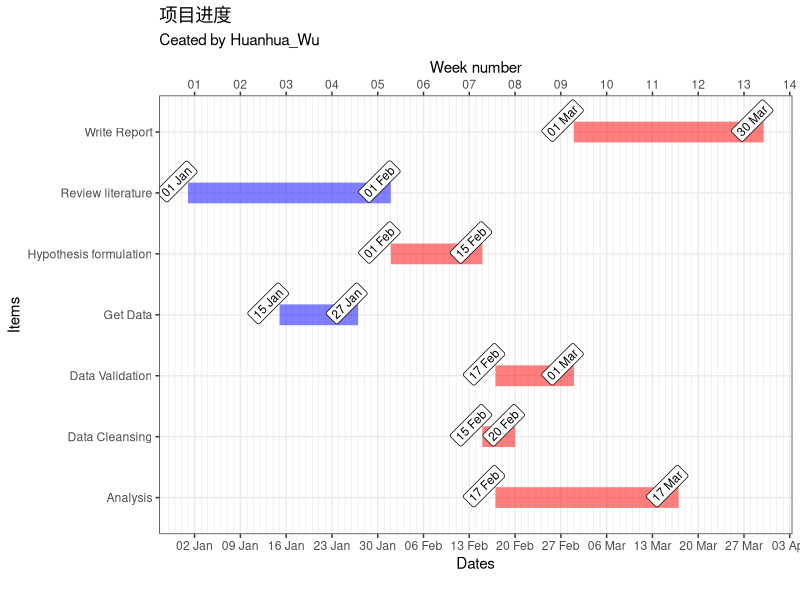
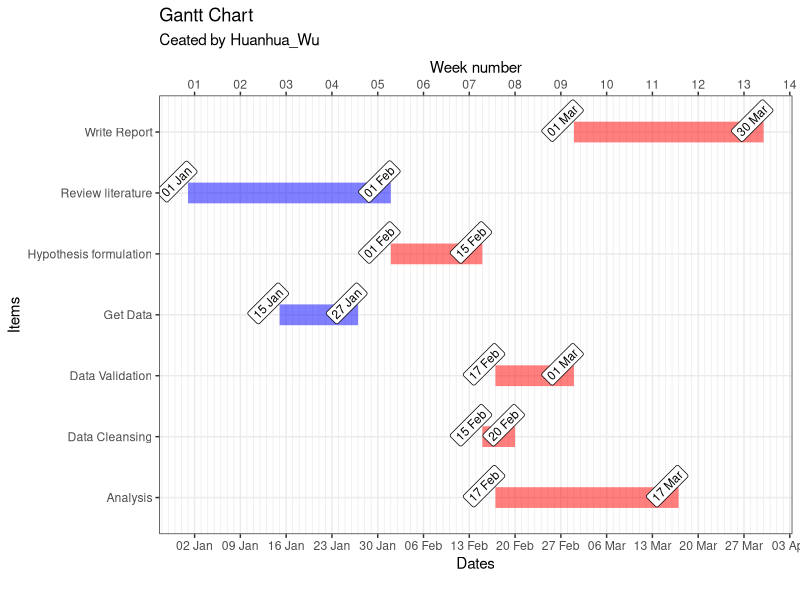
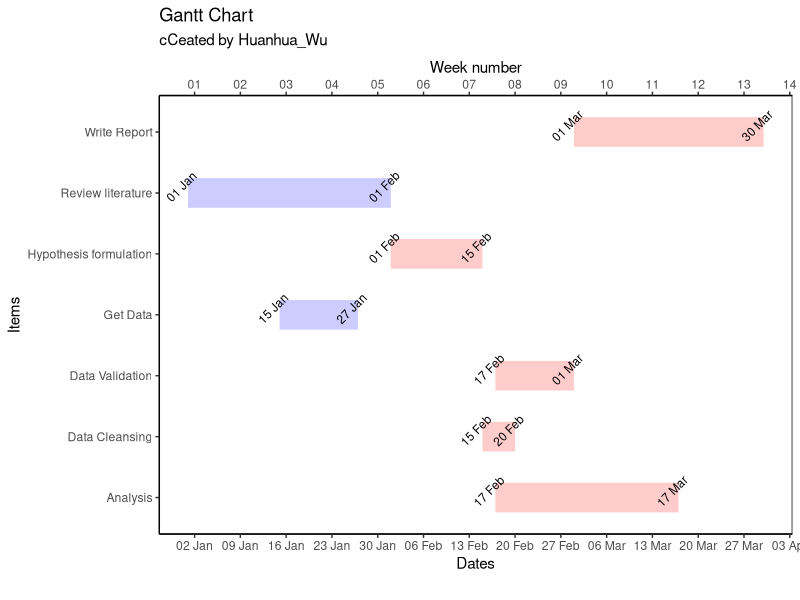
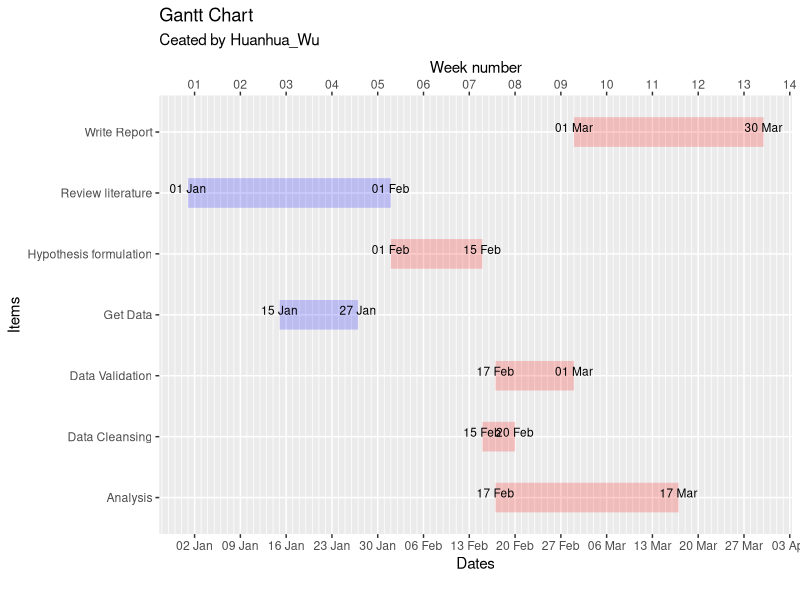

Write R code to recreate these figures, in order. (Note: this script raises an error after producing the figures.)
# [create beautiful GANTT Chart in R with progress tracking.](https://www.youtube.com/watch?v=evHOtG0wDIs)
# https://rpubs.com/techanswers88/gantt-chart-in-r
# Packages used
# GGPLOT GANTT CHART
library(ggplot2)
library(tidyr)
library(lubridate)

# Prepare the data
# url is the location of your computer eg. c:\\tmp\\yourdata.csv"
# df <- read.csv("e:\\tmp\\ProjectSchedule.csv")
df <- data.frame(
  Stage = c(
    "Review literature", "Hypothesis formulation",
    "Get Data", "Data Cleansing",
    "Data Validation", "Analysis",
    "Write Report"
  ),
  Start = c(
    "2023-01-01", "2023-02-01",
    "2023-01-15", "2023-02-15",
    "2023-02-17", "2023-02-17",
    "2023-03-01"
  ),
  End = c(
    "2023-02-01", "2023-02-15",
    "2023-01-27", "2023-02-20",
    "2023-03-01", "2023-03-17",
    "2023-03-30"
  ),
  Complete = c(TRUE, FALSE, TRUE, FALSE, FALSE, FALSE, FALSE)
)
df$Start <- ymd(df$Start)
df$End <- ymd(df$End)
df.melt <- df %>%
  tidyr::pivot_longer(col = c(Start, End))

today <- as.Date("2022-12-25")
# For live tracking you can use the current date using Sys.Date as shown below
# today <- Sys.Date()

# First Chart
pl <- ggplot(df.melt, aes(x = value, y = Stage, colour = Complete))
pl <- pl + geom_line(alpha = 0.5, size = 7)
pl <- pl + geom_label(aes(label = format(value, "%d %b")), vjust = -0.5, angle = 45, size = 3, color = "black")
pl <- pl + theme_bw()
pl <- pl + geom_vline(xintercept = today, color = "grey", size = 2, alpha = 0.5)
pl <- pl + labs(title = "项目进度")
pl <- pl + labs(subtitle = "Ceated by Huanhua_Wu")
pl <- pl + labs(caption = "")
pl <- pl + labs(x = "Date")
pl <- pl + labs(y = "Items")
pl <- pl + scale_color_manual(values = c("red", "blue"))
pl <- pl + theme(legend.position = "none")
pl <- pl + scale_x_date(
  name = "Dates",
  date_labels = "%d %b",
  date_breaks = "1 week",
  minor_breaks = "1 day",
  sec.axis = dup_axis(name = "Week number", labels = scales::date_format("%W"))
)
pl

# Second Chart
pl <- ggplot(df.melt, aes(x = value, y = Stage, colour = Complete))
pl <- pl + geom_line(alpha = 0.5, size = 7)
pl <- pl + geom_label(aes(label = format(value, "%d %b")), vjust = -0.5, angle = 45, size = 3, color = "black")
pl <- pl + theme_bw()
pl <- pl + geom_vline(xintercept = today, color = "grey", size = 2, alpha = 0.5)
pl <- pl + labs(title = "Gantt Chart")
pl <- pl + labs(subtitle = "Ceated by Huanhua_Wu")
pl <- pl + labs(caption = "")
pl <- pl + labs(x = "Date")
pl <- pl + labs(y = "Items")
pl <- pl + scale_color_manual(values = c("red", "blue"))
pl <- pl + theme(legend.position = "none")
pl <- pl + scale_x_date(
  name = "Dates",
  date_labels = "%d %b",
  date_breaks = "1 week",
  minor_breaks = "1 day",
  sec.axis = dup_axis(name = "Week number", labels = scales::date_format("%W"))
)
pl

# Third Chart
pl <- ggplot(df.melt, aes(x = value, y = Stage, colour = Complete))
pl <- pl + geom_line(alpha = 0.2, size = 10)
pl <- pl + geom_text(aes(label = format(value, "%d %b")), vjust = -0.5, angle = 45, size = 3, color = "black")
pl <- pl + theme_classic()
pl <- pl + geom_vline(xintercept = today, color = "red", size = 2, alpha = 0.5)
pl <- pl + labs(title = "Gantt Chart")
pl <- pl + labs(subtitle = "cCeated by Huanhua_Wu")
pl <- pl + labs(caption = "")
pl <- pl + labs(x = "Date")
pl <- pl + labs(y = "Items")
pl <- pl + scale_color_manual(values = c("red", "blue"))
pl <- pl + theme(legend.position = "none")
pl <- pl + theme(panel.background = element_rect(color = "black"))
pl <- pl + scale_x_date(
  name = "Dates",
  date_labels = "%d %b",
  date_breaks = "1 week",
  minor_breaks = "1 day",
  sec.axis = dup_axis(name = "Week number", labels = scales::date_format("%W"))
)
pl

# Fourth Chart
pl <- ggplot(df.melt, aes(x = value, y = Stage, colour = Complete))
pl <- pl + geom_line(alpha = 0.2, size = 10)
pl <- pl + geom_text(aes(label = format(value, "%d %b")), vjust = 0, angle = 0, size = 3, color = "black")
pl <- pl + theme_gray()
pl <- pl + geom_vline(xintercept = today, color = "red", size = 2, alpha = 0.5)
pl <- pl + labs(title = "Gantt Chart")
pl <- pl + labs(subtitle = "Ceated by Huanhua_Wu")
pl <- pl + labs(caption = "")
pl <- pl + labs(x = "Date")
pl <- pl + labs(y = "Items")
pl <- pl + scale_color_manual(values = c("red", "blue"))
pl <- pl + theme(legend.position = "none")
pl <- pl + scale_x_date(
  name = "Dates",
  date_labels = "%d %b",
  date_breaks = "1 week",
  minor_breaks = "1 day",
  sec.axis = dup_axis(name = "Week number", labels = scales::date_format("%W"))
)
pl


# You can use this snippet to save your chart to a powerpoint file
library(officer)
my_pres <- read_pptx()
my_pres <- add_slide(my_pres, layout = "Title and Content", master = "Office Theme")
my_pres <- ph_with(x = my_pres, value = pl, location = ph_location_fullsize())
print(my_pres, target = "./gantt charts in ggplot.pptx") # give your folder location and file name
